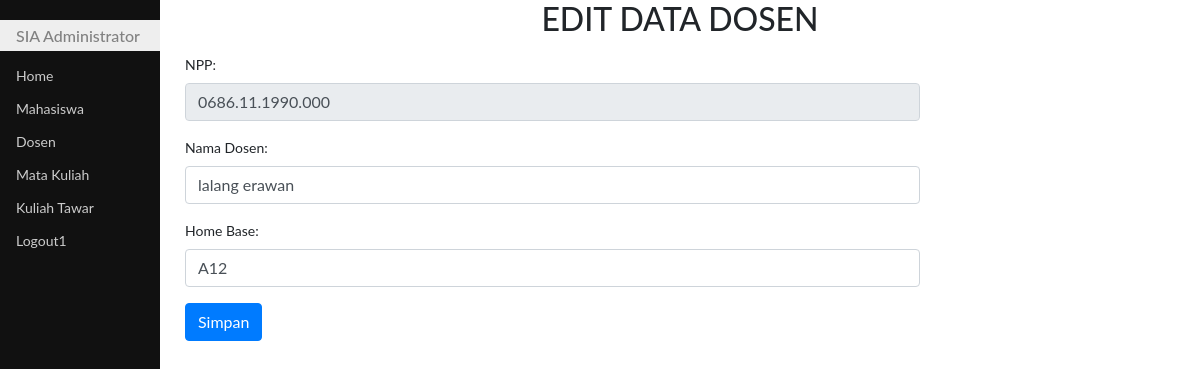
Screenshot of /editDosen.php?kode=0686.11.1990.000 with the database file from the repository.
### tables this page shows
CREATE TABLE `dosen` (
  `npp` char(16) NOT NULL,
  `namadosen` varchar(50) DEFAULT NULL,
  `homebase` char(10) DEFAULT NULL,
  PRIMARY KEY (`npp`)
);

### editDosen.php (the view, shortened to what this page needs)
<!DOCTYPE html>
<html>
<head>
	<link rel="stylesheet" type="text/css" href="bootstrap4/css/bootstrap.css">
	<link rel="stylesheet" type="text/css" href="css/styleku.css">
</head>
<body>
	<?php
	require "fungsi.php";
	$npp=$_GET['kode'];
	$sql="select * from dosen where npp='$npp'";
	$qry=mysqli_query($koneksi,$sql);
	$row=mysqli_fetch_assoc($qry);
	?>
	<div class="utama">
		<h2 class="mb-3 text-center">EDIT DATA DOSEN</h2>
		<div class="col-sm-9">
			<form enctype="multipart/form-data" method="post" action="sv_editDosen.php">
				<div class="form-group">
					<label for="npp">NPP:</label>
					<input class="form-control" type="text" name="npp" id="npp" value="<?php echo $row['npp']?>" readonly>
				</div>
				<div class="form-group">
					<label for="namadosen">Nama Dosen:</label>
					<input class="form-control" type="text" name="namadosen" id="namadosen" value="<?php echo $row['namadosen']?>">
				</div>
				<div class="form-group">
					<label for="homebase">Home Base:</label>
					<input class="form-control" type="homebase" name="homebase" id="homebase" value="<?php echo $row['homebase']?>">
				</div>
				<div>
					<button class="btn btn-primary" type="submit" id="submit">Simpan</button>
				</div>
			</form>
		</div>
		</div>
</body>
</html>

### css/styleku.css (style rules this page uses)
body { font-family: "Lato", sans-serif; }
.menusamping { height: 100%; width: 160px; position: fixed; z-index: 1; top: 0; left: 0; background-color: #111; overflow-x: hidden; padding-top: 20px; }
.menusamping a { padding: 6px 8px 6px 16px; text-decoration: none; font-size: 14px; color: #ccc; display: block; }
.menusamping h1 { padding: 6px 8px 6px 16px; text-decoration: none; font-size: 16px; color: #818181; background-color:#eee; display: block; }
.utama { margin-left: 160px; font-size: 14px; padding: 0px 10px; }

### rows the page displays
dosen: npp "0686.11.1990.000", namadosen "lalang erawan", homebase "A12"
